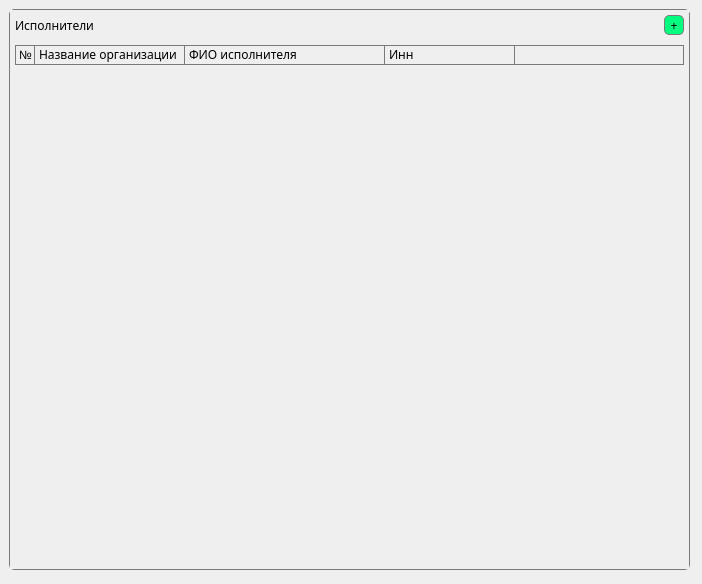
<?xml version="1.0" encoding="UTF-8"?>
<ui version="4.0">
 <class>Form</class>
 <widget class="QWidget" name="Form">
  <property name="geometry">
   <rect>
    <x>0</x>
    <y>0</y>
    <width>702</width>
    <height>584</height>
   </rect>
  </property>
  <property name="windowTitle">
   <string>Form</string>
  </property>
  <widget class="QScrollArea" name="scrollArea">
   <property name="geometry">
    <rect>
     <x>9</x>
     <y>9</y>
     <width>681</width>
     <height>561</height>
    </rect>
   </property>
   <property name="font">
    <font>
     <family>Montserrat</family>
    </font>
   </property>
   <property name="autoFillBackground">
    <bool>false</bool>
   </property>
   <property name="styleSheet">
    <string notr="true">QScrollArea{
	border-radius: 5px;
	border: 1px solid rgb(122, 122, 122);
}</string>
   </property>
   <property name="widgetResizable">
    <bool>true</bool>
   </property>
   <widget class="QWidget" name="scrollAreaWidgetContents_2">
    <property name="geometry">
     <rect>
      <x>0</x>
      <y>0</y>
      <width>679</width>
      <height>559</height>
     </rect>
    </property>
    <property name="autoFillBackground">
     <bool>true</bool>
    </property>
    <property name="styleSheet">
     <string notr="true"/>
    </property>
    <layout class="QVBoxLayout" name="verticalLayout">
     <property name="spacing">
      <number>0</number>
     </property>
     <property name="leftMargin">
      <number>5</number>
     </property>
     <property name="topMargin">
      <number>5</number>
     </property>
     <property name="rightMargin">
      <number>5</number>
     </property>
     <property name="bottomMargin">
      <number>5</number>
     </property>
     <item>
      <layout class="QHBoxLayout" name="horizontalLayout_2">
       <property name="spacing">
        <number>10</number>
       </property>
       <item>
        <widget class="QLabel" name="label_6">
         <property name="font">
          <font>
           <family>Montserrat</family>
          </font>
         </property>
         <property name="text">
          <string>Исполнители</string>
         </property>
        </widget>
       </item>
       <item>
        <widget class="QPushButton" name="pushButton_2">
         <property name="minimumSize">
          <size>
           <width>20</width>
           <height>20</height>
          </size>
         </property>
         <property name="maximumSize">
          <size>
           <width>20</width>
           <height>20</height>
          </size>
         </property>
         <property name="font">
          <font>
           <family>Montserrat</family>
          </font>
         </property>
         <property name="styleSheet">
          <string notr="true">QPushButton {
	background: rgb(0, 255, 127);
	border: 1px solid rgb(122, 122, 122);
    border-radius: 5px;  /* Установите радиус закругления, например, 10px */
}</string>
         </property>
         <property name="text">
          <string>+</string>
         </property>
        </widget>
       </item>
      </layout>
     </item>
     <item>
      <widget class="QLabel" name="label_8">
       <property name="minimumSize">
        <size>
         <width>0</width>
         <height>10</height>
        </size>
       </property>
       <property name="maximumSize">
        <size>
         <width>16777215</width>
         <height>10</height>
        </size>
       </property>
       <property name="text">
        <string/>
       </property>
      </widget>
     </item>
     <item>
      <widget class="QWidget" name="widget_2" native="true">
       <property name="minimumSize">
        <size>
         <width>0</width>
         <height>20</height>
        </size>
       </property>
       <property name="maximumSize">
        <size>
         <width>16777215</width>
         <height>20</height>
        </size>
       </property>
       <property name="font">
        <font>
         <family>Montserrat</family>
        </font>
       </property>
       <property name="styleSheet">
        <string notr="true">QWidget{border: 1px solid rgb(122, 122, 122);}</string>
       </property>
       <layout class="QVBoxLayout" name="verticalLayout_2">
        <property name="spacing">
         <number>0</number>
        </property>
        <property name="leftMargin">
         <number>0</number>
        </property>
        <property name="topMargin">
         <number>0</number>
        </property>
        <property name="rightMargin">
         <number>0</number>
        </property>
        <property name="bottomMargin">
         <number>0</number>
        </property>
        <item>
         <layout class="QHBoxLayout" name="horizontalLayout_5">
          <property name="spacing">
           <number>0</number>
          </property>
          <item>
           <widget class="QLabel" name="label">
            <property name="minimumSize">
             <size>
              <width>20</width>
              <height>0</height>
             </size>
            </property>
            <property name="maximumSize">
             <size>
              <width>20</width>
              <height>100</height>
             </size>
            </property>
            <property name="styleSheet">
             <string notr="true">border-color: none rgb(122, 122, 122) none none;</string>
            </property>
            <property name="text">
             <string>№</string>
            </property>
           </widget>
          </item>
          <item>
           <widget class="QLabel" name="label_26">
            <property name="minimumSize">
             <size>
              <width>150</width>
              <height>0</height>
             </size>
            </property>
            <property name="maximumSize">
             <size>
              <width>150</width>
              <height>30</height>
             </size>
            </property>
            <property name="font">
             <font>
              <family>Montserrat</family>
             </font>
            </property>
            <property name="styleSheet">
             <string notr="true">border-color: none rgb(122, 122, 122) none none;</string>
            </property>
            <property name="text">
             <string>Название организации</string>
            </property>
            <property name="alignment">
             <set>Qt::AlignLeading|Qt::AlignLeft|Qt::AlignVCenter</set>
            </property>
           </widget>
          </item>
          <item>
           <widget class="QLabel" name="label_27">
            <property name="minimumSize">
             <size>
              <width>200</width>
              <height>0</height>
             </size>
            </property>
            <property name="maximumSize">
             <size>
              <width>200</width>
              <height>20</height>
             </size>
            </property>
            <property name="font">
             <font>
              <family>Montserrat</family>
             </font>
            </property>
            <property name="styleSheet">
             <string notr="true">border-color: none rgb(122, 122, 122) none none;</string>
            </property>
            <property name="text">
             <string>ФИО исполнителя</string>
            </property>
            <property name="alignment">
             <set>Qt::AlignLeading|Qt::AlignLeft|Qt::AlignVCenter</set>
            </property>
           </widget>
          </item>
          <item>
           <widget class="QLabel" name="label_29">
            <property name="minimumSize">
             <size>
              <width>130</width>
              <height>0</height>
             </size>
            </property>
            <property name="maximumSize">
             <size>
              <width>130</width>
              <height>30</height>
             </size>
            </property>
            <property name="font">
             <font>
              <family>Montserrat</family>
             </font>
            </property>
            <property name="styleSheet">
             <string notr="true">border-color: none rgb(122, 122, 122) none none;</string>
            </property>
            <property name="text">
             <string>Инн</string>
            </property>
            <property name="alignment">
             <set>Qt::AlignLeading|Qt::AlignLeft|Qt::AlignVCenter</set>
            </property>
           </widget>
          </item>
          <item>
           <widget class="QPushButton" name="pushButton">
            <property name="minimumSize">
             <size>
              <width>0</width>
              <height>18</height>
             </size>
            </property>
            <property name="maximumSize">
             <size>
              <width>16777215</width>
              <height>18</height>
             </size>
            </property>
            <property name="styleSheet">
             <string notr="true">QPushButton {
	background: rgba(0, 0, 0, 0);
	border: 0px solid rgb(122, 122, 122);
    border-radius: 5px;  /* Установите радиус закругления, например, 10px */
}</string>
            </property>
            <property name="text">
             <string/>
            </property>
           </widget>
          </item>
          <item>
           <widget class="QPushButton" name="pushButton_4">
            <property name="minimumSize">
             <size>
              <width>18</width>
              <height>18</height>
             </size>
            </property>
            <property name="maximumSize">
             <size>
              <width>18</width>
              <height>18</height>
             </size>
            </property>
            <property name="styleSheet">
             <string notr="true">QPushButton {
	background: rgba(0, 0, 0, 0);
	border: 0px solid rgb(122, 122, 122);
    border-radius: 5px;  /* Установите радиус закругления, например, 10px */
}</string>
            </property>
            <property name="text">
             <string/>
            </property>
           </widget>
          </item>
         </layout>
        </item>
       </layout>
      </widget>
     </item>
     <item>
      <widget class="QWidget" name="verticalWidget" native="true">
       <property name="styleSheet">
        <string notr="true">QWidget{
	border: 1px solid rgb(122, 122, 122);
	border-color: none rgb(122, 122, 122) rgb(122, 122, 122) rgb(122, 122, 122);
}</string>
       </property>
       <layout class="QVBoxLayout" name="verticalLayout_4">
        <property name="spacing">
         <number>0</number>
        </property>
        <property name="leftMargin">
         <number>0</number>
        </property>
        <property name="topMargin">
         <number>0</number>
        </property>
        <property name="rightMargin">
         <number>0</number>
        </property>
        <property name="bottomMargin">
         <number>0</number>
        </property>
       </layout>
      </widget>
     </item>
     <item>
      <spacer name="verticalSpacer">
       <property name="orientation">
        <enum>Qt::Vertical</enum>
       </property>
       <property name="sizeHint" stdset="0">
        <size>
         <width>20</width>
         <height>40</height>
        </size>
       </property>
      </spacer>
     </item>
    </layout>
   </widget>
  </widget>
 </widget>
 <resources/>
 <connections/>
</ui>
